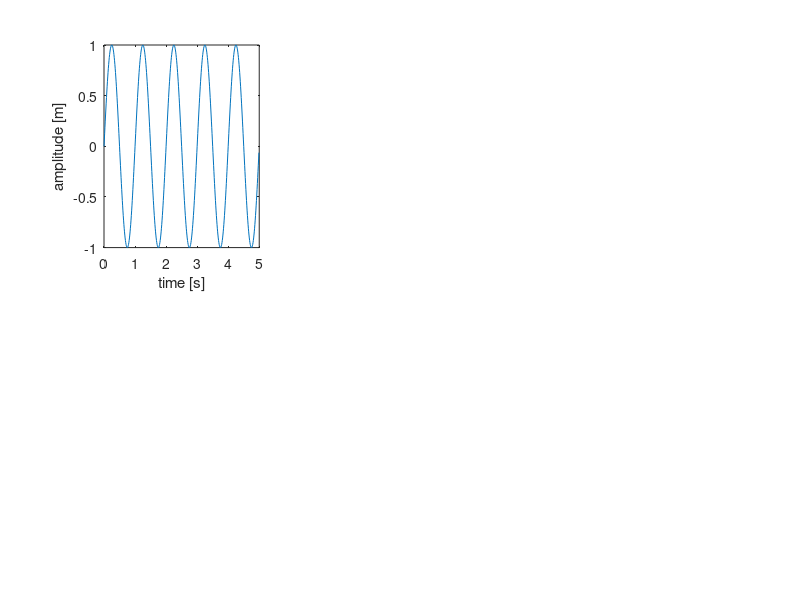

The MATLAB script that drew this image: (Note: this script raises an error after producing the figure.)
%% 4DM90 Structural dynamics LSD 5: DFT/FFT
clear; clc; 
close all;

%% Define parameters
T = 5;
delta_f = 1 / T;
% N = T / delta_t;
N = 500;
delta_t = T / N;
t = (0:N-1)*delta_t;
fs = 1 / delta_t;

%% Define signals

signals = zeros(6,length(t));

% A harmonic signal with f = 1 Hz
f1 = 1;
signals(1,:) = sin((2*pi) * f1 * t);

% A signal being the sum of two harmonic functions with f1 = 1 Hz and f2 =
% 2 Hz and 90° phase shift
f2 = 2;
signals(2,:) = signals(1,:) + sin(((2*pi) * f2 * t) + deg2rad(90)); 

% A square wave signal, where each square has a length of 1 sec.
count = 0;
high = true;
for i = 1:length(t)
    if count == 100
        if high == true
            high = false;
        elseif high == false
            high = true;
        end
        count = 0;
    end
    if high == true
        signals(3,i) = 1;
    end
    count = count + 1;
end

% A sawtooth signal
for i = 1:length(t)
    signals(4,i) = mod(i, 100) / 100; % Normalizing to range [0, 1]
end

% A Dirac delta function
signals(5,1) = 1;

% A normally distributed (or Gaussian-distributed white noise signal with
% standard devitation of 1
signals(6,:) = randn(1, length(t));

%% Plot all signals in subplots
figure; 
for i = 1:size(signals,1)
    subplot(2,3,i);
    plot(t,signals(i,:));
    xlabel("time [s]");
    ylabel("amplitude [m]");
    title('Signal '+ string(i));
    ylim([1.5*min(signals(i,:)) 1.5*max(signals(i,:))]);
    grid on;
end

%% Perfrom the fft of all signals 
fftSignals = 1/N*fft(signals, [], 2);
f = (0:N-1) * delta_f; % Frequency vector

% Plot the magnitude of the FFT results
figure;
for i = 1:size(fftSignals, 1)
    subplot(2, 3, i);
    h = stem(f, abs(fftSignals(i,:)));
    h.Marker = '.';        % use a dot instead of a circle
    h.MarkerSize = 6;      % smaller dot
    h.LineWidth = 0.1;       % thinner stem lines
    xlabel("Frequency [Hz]");
    ylabel("Magnitude [m]");
    title('FFT of Signal ' + string(i));
    xlim([0 max(f)]);
    ylim([0 1.2*max(abs(fftSignals(i,:)))]);
    grid on;
end

%% Compare the influence of varying the parameters T and N
N_comparison = [4 10 100];
T_comparison = [1 5 10];

% Loop through T while keeping N constant
figure;
for i = 1:length(T_comparison)
    %Define signal
    delta_t2 = T_comparison(i) / N_comparison(3);
    t2 = (0:N_comparison(3)-1)*delta_t2;
    signal2 = sin(((2*pi) * f1 * t2)) + sin(((2*pi) * f2 * t2) + deg2rad(90)); 

    % Perform the fft
    fft2 = 1/N_comparison(3)*fft(signal2);

    % Define frequeny axis
    delta_f2 = 1/T_comparison(i);
    f_2 = (0:N_comparison(3)-1) * delta_f2;

    % plot result in subplot
    subplot(2,2,i);
    h = stem(f_2, abs(fft2));
    h.Marker = '.';        % use a dot instead of a circle
    h.MarkerSize = 6;      % smaller dot
    h.LineWidth = 0.1;       % thinner stem lines
    xlabel("Frequency [Hz]");
    ylabel("Magnitude [m]");
    title('FFT of Signal 2: N = ' + string(N_comparison(3)) + ' T = ' + string(T_comparison(i)));
    xlim([0 max(f_2)]);
    ylim([0 1.2*max(abs(fft2))]);
    grid on;
end


% Loop through N while keeping T constant
figure;
for i = 1:length(N_comparison)
    %Define signal
    delta_t2 = T_comparison(1) / N_comparison(i);
    t2 = (0:N_comparison(i)-1)*delta_t2;
    signal2 = sin(((2*pi) * f1 * t2)) + sin(((2*pi) * f2 * t2) + deg2rad(90)); 

    % Perform the fft
    fft2 = 1/N_comparison(i)*fft(signal2);

    % Define frequeny axis
    delta_f2 = 1/T_comparison(1);
    f_2 = (0:N_comparison(i)-1) * delta_f2;

    % plot result in subplot
    subplot(2,2,i);
    h = stem(f_2, abs(fft2));
    h.Marker = '.';        % use a dot instead of a circle
    h.MarkerSize = 6;      % smaller dot
    h.LineWidth = 0.1;       % thinner stem lines
    xlabel("Frequency [Hz]");
    ylabel("Magnitude [m]");
    title('FFT of Signal 2: N = ' + string(N_comparison(i)) + ' T = ' + string(T_comparison(1)));
    xlim([0 max(f_2)]);
    ylim([0 1.2*max(abs(fft2))]);
    grid on;
end




%% Expand signal 2 with zero padding. 
N_zeros = 100;
signal_zero_padded = [squeeze(signals(2,:)), zeros(1,N_zeros)];

fft_signal_zero_padded = fft(signal_zero_padded);

figure; 
subplot(2,1,1);
plot(signal_zero_padded);
xlabel("Time [s]");
ylabel("Amplitude [m]");
title('Zero-Padded Signal 2');
grid on;

subplot(2,1,2);
stem(abs(fft_signal_zero_padded));
xlabel("Frequency [Hz]");
ylabel("Magnitude [m]");
title('FFT of Zero-Padded Signal 2');
xlim([0 max(f)]);
grid on;

%% Demonstrate the effect of aliasing on a cosine wave

f_signal = 50;     % signal frequency
t = 1;             % total time duration of measurement

t_cont = linspace(0, t, 5000);
sig_cont = cos(2*pi*f_signal*t_cont);

Fs1 = 300;
N1 = Fs1 * t;
T1 = 1 / Fs1;
t1 = (0:N1-1) * T1;
sig_1 = cos(2*pi*f_signal*t1);

Fs2 = 40;
N2 = Fs2 * t;
T2 = 1 / Fs2;
t2 = (0:N2-1) * T2;
sig_2 = cos(2*pi*f_signal*t2);

fft_no_alias = abs(fft(sig_1)/N1);
fft_alias    = abs(fft(sig_2)/N2);

f1 = (0:N1-1) * (Fs1/N1);  
f2 = (0:N2-1) * (Fs2/N2);

figure;

subplot(2,1,1)
plot(t_cont, sig_cont, 'k', 'LineWidth', 1.2) % continuous reference
hold on
stem(t1, sig_1, 'r','filled')
title('No aliasing (Fs = 300 Hz)')
xlabel('Time [s]'), ylabel('Amplitude')
legend('True cosine','Samples')
xlim([0 0.2])

subplot(2,1,2)
plot(t_cont, sig_cont, 'k', 'LineWidth', 1.2)
hold on
stem(t2, sig_2, 'b','filled')
title('Aliased signal (Fs = 40 Hz)')
xlabel('Time [s]'), ylabel('Amplitude')
legend('True cosine','Samples')
xlim([0 0.2])

% --- Plot spectra ---
figure;
subplot(2,1,1)
plot(f1, fft_no_alias)
xlim([0 Fs1/2])
title('Spectrum without aliasing (Fs = 300 Hz)')
xlabel('Frequency [Hz]'), ylabel('Magnitude')

subplot(2,1,2)
plot(f2, fft_alias)
xlim([0 Fs2/2])
title('Spectrum with aliasing (Fs = 40 Hz)')
xlabel('Frequency [Hz]'), ylabel('Magnitude')

%% Demonstrate signal leakage
%Since signal leakage occurs when the period given cosine or sine present in the
%signal is not a integer multiple of the measurement time it can be shown
%as follows

f_signal = 50;     % signal frequency
t = 0.07;          % total time duration of measurement
Fs = 1000; %well above nyquist
T = 1/Fs;
N = t*1000;
t_series = (0:N-1)*T;
sig_sampled = cos(2*pi*f_signal*t_series);

t_cont = linspace(0,t,5000);
sig_cont = cos(2*pi*f_signal*t_cont);

figure;
plot(t_cont, sig_cont, 'k', 'LineWidth', 1.2) % continuous reference
hold on
stem(t_series, sig_sampled, 'r', 'filled')   % sampled points
xlabel('Time [s]')
ylabel('Amplitude')
title('Time series: continuous vs sampled signal')
legend('Continuous cosine', 'Sampled points')
xlim([0 t])

fft_sig = abs(fft(sig_sampled)/N);       % normalize FFT
f_axis = (0:N-1)*(Fs/N);                % frequency axis

figure;
plot(f_axis, fft_sig, 'b', 'LineWidth', 1.2)
xlim([-Fs/2, Fs/2])   % show up to Nyquist
xlabel('Frequency [Hz]')
ylabel('Magnitude')
title('Frequency spectrum of sampled signal')





